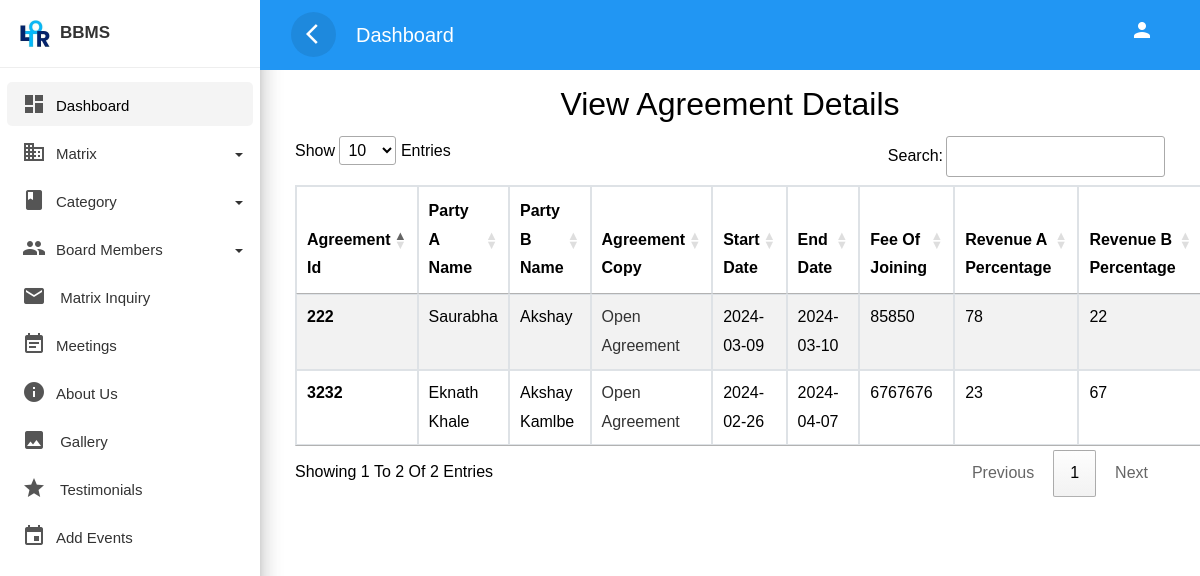
Page /ppsltor/admin/viewagreement.php on the committed database.
### tables this page shows
CREATE TABLE `agreementdetails` (
  `t_id` int(11) NOT NULL,
  `t_partyaname` varchar(255) NOT NULL,
  `t_partybname` varchar(255) NOT NULL,
  `t_agreementcopypdf` varchar(255) NOT NULL,
  `t_startdate` date NOT NULL,
  `t_enddate` date NOT NULL,
  `t_feeofjoining` varchar(30) NOT NULL,
  `t_revenueofA` varchar(10) NOT NULL,
  `t_revenueofB` varchar(10) NOT NULL,
  `t_renewaldate` date NOT NULL,
  `t_partybcontact` varchar(20) NOT NULL,
  `t_partybemail` varchar(255) NOT NULL,
  `t_partybphoto` varchar(255) NOT NULL,
  `t_franchiseid` int(11) DEFAULT NULL,
  `status` int(11) DEFAULT 1
);

### ppsltor/admin/viewagreement.php (the view, shortened to what this page needs)
<!doctype html>
<html lang="en">
<head>
    <link rel="stylesheet" href="css/bootstrap.min.css">
    <link rel="stylesheet" href="css/custom.css">
    <link rel="stylesheet" href="//cdn.datatables.net/1.13.6/css/jquery.dataTables.min.css">
</head>
<body>
    <div class="wrapper">
        <?php require 'sidebar.php'?>
        <div id="content" style="background-color:white;">
            <div class="top-navbar">
                <nav class="navbar navbar-expand-lg">
                    <div class="container-fluid">
                        <button type="button" id="sidebarCollapse" class="d-xl-block d-lg-block d-md-mone d-none">
                            <span class="material-icons">arrow_back_ios</span>
                        </button>
                        <a class="navbar-brand" href="#"> Dashboard </a>
                        <div class="collapse navbar-collapse d-lg-block d-xl-block d-sm-none d-md-none d-none"
                            id="navbarSupportedContent">
                            <ul class="nav navbar-nav ml-auto">
                                <li class="nav-item">
                                    <a class="nav-link" href="#">
                                        <span class="material-icons">person</span>
                                    </a>
                                </li>
                            </ul>
                        </div>
                    </div>
                </nav>
            </div>
            <div class="main-content">
                <div class="container-fluid">
                    <h2 class="text-center" >View Agreement Details</h2>
                    <table class="table table-striped table-bordered mt-10" id="myTable">
                        <thead>
                            <tr>
                                <th scope="col">Agreement Id</th>
                                <th scope="col">Party A Name</th>
                                <th scope="col">Party B Name</th>
                                <th scope="col">Agreement Copy</th>
                                <th scope="col">Start Date</th>
                                <th scope="col">End Date</th>
                                <th scope="col">Fee Of Joining</th>
                                <th scope="col">Revenue A Percentage</th>
                                <th scope="col">Revenue B Percentage</th>
                            </tr>
                        </thead>
                        <tbody>
                            <?php
            require 'connection.php';
            $sql = "select * from agreementdetails";
            $result = mysqli_query($con, $sql);
            if ($result) {
              while ($row = mysqli_fetch_assoc($result)) {
                $srno = $row['t_id'];
                $partyAName = $row['t_partyaname'];
                $partyBName = $row['t_partybname'];
                $agreementCopy = $row['t_agreementcopypdf'];
                $startDate = $row['t_startdate'];
                $endDate = $row['t_enddate'];
                $feeOfJoining = $row['t_feeofjoining'];
                $revenueAPercentage = $row['t_revenueofA'];
                $revenueBPercentage = $row['t_revenueofB'];
                $renewalDate = $row['t_renewaldate'];
                $partyBContact = $row['t_partybcontact'];
                $partyBEmail = $row['t_partybemail'];
                $partyBPhoto = $row['t_partybphoto'];
                $franchiseId = $row['t_franchiseid'];
                echo '<tr>
        <th scope="row">' . $srno . '</th>
        <td>' . $partyAName . '</td>
        <td>' . $partyBName . '</td>
        <td><a href="syllabus/'  . $agreementCopy . '" target="_blank">Open Agreement</a></td>
        <td>' . $startDate . '</td>
        <td>' . $endDate . '</td>
        <td>' . $feeOfJoining . '</td>
        <td>' . $revenueAPercentage . '</td>
        <td>' . $revenueBPercentage . '</td>
        <td>' . $renewalDate . '</td>
        <td>' . $partyBContact . '</td>
        <td>' . $partyBEmail . '</td>
        <td>' . $partyBPhoto . '</td>
        <td>' . $franchiseId . '</td>
        <td>
                        <input type="checkbox" id="statusSwitch' . $srno . '" data-toggle="toggle" ' . ($row['status'] == 1 ? 'checked' : '') . ' onchange="toggleStatus(' . $srno . ', this.checked)">
                      </td>
                      <script>
                      function toggleStatus(memberId, isChecked) {
                          var status = isChecked ? 1 : 0;
                          window.location.href = "AgreementStatus.php?id=" + memberId + "&status=" + status;
                      }
                    </script>
        <td><a href="updateagreement.php? updateid=' . $srno . '" class="btn btn-primary text-light">Update</a>
        </tr>';
              }
            }
            ?>
                        </tbody>
                    </table>
                </div>
            </div>
        </div>
    </div>
</body>
</html>

### ppsltor/admin/css/custom.css (style rules this page uses)
body, html { line-height: 1.8; font-family: 'Cambria', sans-serif; color: black; text-transform:capitalize; text-rendering: optimizeLegibility !important; -webkit-font-smoothing: antialiased !important; font-weight: 400; margin:0px; padding:0px; }
h1, h2, h3, h4, h5, h6, .h1, .h2, .h3, .h4 { font-weight: 400; line-height: 1.5em; }
a { color: #333; font-weight: 400; }
button { cursor:pointer; }
ul, ol { padding: 0; margin:0px; list-style: none; }
a, a:hover, a:focus { color: #333; text-decoration: none; transition: all 0.3s; }
.material-icons { font-family: 'Material Icons'; font-weight: normal; font-style: normal; font-size: 24px; display: inline-block; line-height: 1; text-transform: none; letter-spacing: normal; word-wrap: normal; white-space: nowrap; direction: ltr; -webkit-font-smoothing: antialiased; text-rendering: optimizeLegibility; -moz-osx-font-smoothing: grayscale; font-feature-settings: 'liga'; }
.wrapper { position: relative; width:100%; overflow:auto; }
#content { position: relative; transition: all 0.3s; background-color: #EEEEEE; }
.top-navbar { position: fixed; width: calc(100% - 260px); margin-left: 0px; z-index: 1000; }
.main-content { padding:10px 20px 0px 20px; position: relative; width: 100%; margin-top: 70px; }
.navbar { background-color: #2196F3; color: #FFFFFF; }
.navbar-brand { color: #FFFFFF; }
.navbar button { background-color:transparent; border:none; }
.navbar button span { color:#fff; }
#sidebarCollapse { border-radius:50%; width:45px; height:45px; text-align:center; line-height:45px; margin-right:20px; border:none; color: #FFFFFF; background-color: rgba(0, 0, 0, 0.09); }
#sidebarCollapse span { margin: 9px; padding: 0px; }
.navbar-nav > li > a { color: #FFFFFF; }
.navbar-nav li a { position: relative; display: block; padding: 10px 15px!important; }
@media only screen and (min-width:992px) { #content { width: calc(100% - 260px); position: relative; float: right; transition: all 0.3s; background-color: #EEEEEE; } }

### rows in the picture
agreementdetails: t_id "222", t_partyaname "Saurabha", t_partybname "Akshay", t_startdate "2024-03-09", t_enddate "2024-03-10", t_feeofjoining "85850", t_revenueofA "78", t_revenueofB "22"
agreementdetails: t_id "3232", t_partyaname "Eknath Khale", t_partybname "Akshay Kamlbe", t_startdate "2024-02-26", t_enddate "2024-04-07", t_feeofjoining "6767676", t_revenueofA "23", t_revenueofB "67"
